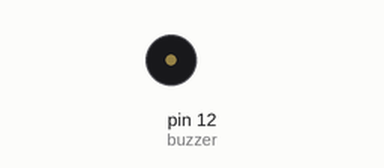
Recording of a sketch running on a simulated Arduino Uno, built with avr-gcc and run on an emulated ATmega328P. Shown: buzzer (waves = sounding).

Above: at 0.3 s.
Timing chart, 0 to 3.0 s (numbered marks = the images above):
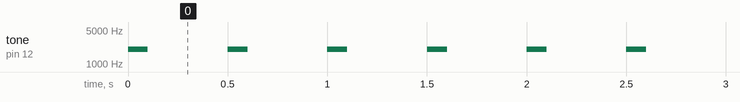

Measured:
- by itself, tone on pin 12 (buzzer): alternates 2000 Hz for 0.10 s and silent for 0.40 s

The sketch:

SS8_Fall2.ino
```cpp
//byte val;
const int SENSOR = A0; //sensor hooked up to analog pin A0
const int buzzer = 12; //buzzer to arduino pin 12
//const int LED1 = 7; // variable for which pin
//const int LED2 = 8;
//const int LED3 = 9;
int val = 0;
int frequency = 0;

void setup() {
  //pinMode (SENSOR, INPUT);
  //pinMode(LED1, OUTPUT); // set pin as output
  //pinMode(LED2, OUTPUT);
  //pinMode(LED3, OUTPUT);
  pinMode(buzzer, OUTPUT); // Set buzzer - pin 12 as an output
  Serial.begin(9600); // Start serial communication at 9600 baud
}

void loop() {
   if (Serial.available()) { // If data is available to read
    val = Serial.read(); // read it and store it in val
    delay (250);
  }
    frequency = map (val, 0, 255, 2000, 3000);
    tone (buzzer, frequency, 100);  // send frequency at 10 millis duration
    delay (500);
}
```
